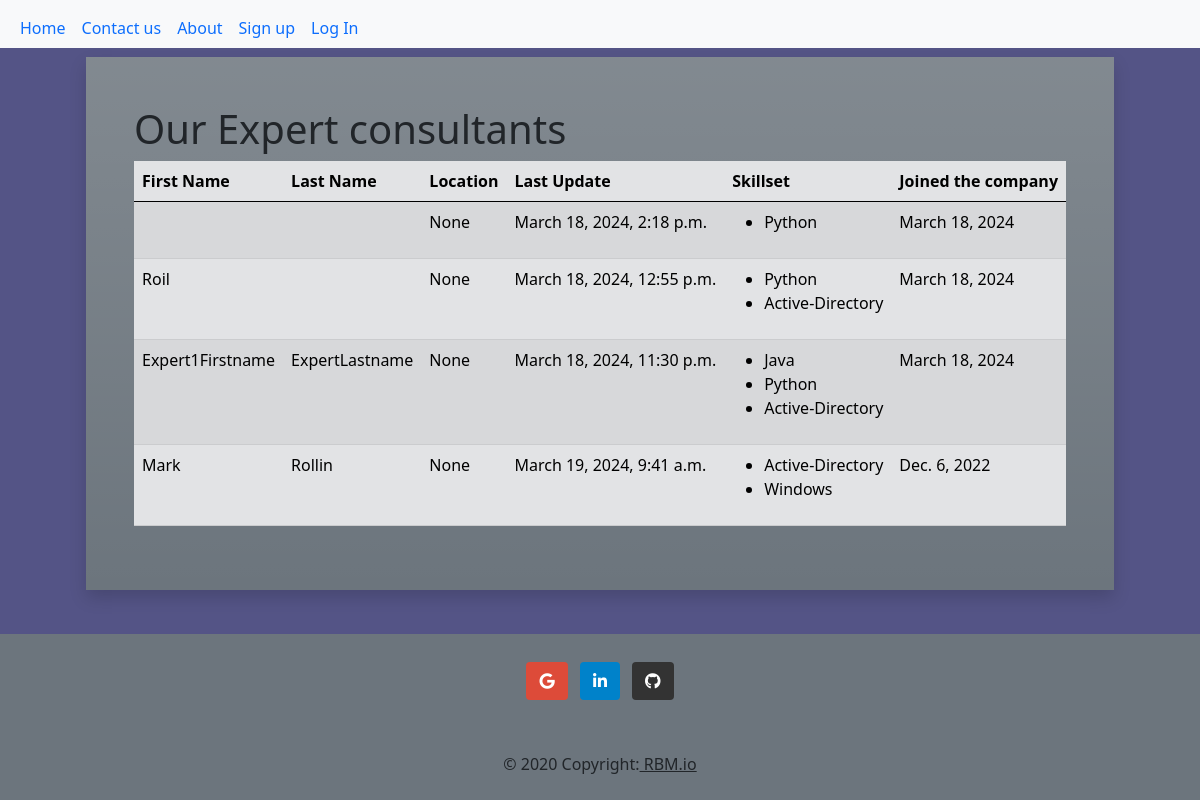
The app's page /user_app/listexpert/ with its own data.
### user_app/models.py (models this page shows, shortened)
class Expert(models.Model):
    user = models.OneToOneField(CustomUser, on_delete=models.CASCADE)
    skills = models.ManyToManyField(Skill, related_name='experts')
    start_date = models.DateField()

class CustomUser(AbstractUser):
    location = models.CharField(max_length=200, null=True, blank=True)
    name = models.CharField(max_length=200, blank=True, null=True)
    is_customer = models.BooleanField(default=False)
    is_expert = models.BooleanField(default=False)
    is_manager = models.BooleanField(default=False)
    created_at = models.DateTimeField(auto_now_add=True)
    updated_at = models.DateTimeField(auto_now=True)

class Skill(models.Model):
    name = models.CharField(max_length=100, null=True, blank=True)
    category = models.CharField(max_length=100, null=True, blank=True)
    level = models.SmallIntegerField()

### user_app/views.py (the view)
# urls.py: path('listexpert/', ExpertListView.as_view(), name='list_expert'),
class ExpertListView(ListView):
    model = Expert
    template_name = 'customer/listexpert.html'
    context_object_name = 'experts'
    paginate_by = 5
    def get_queryset(self):
        queryset = super().get_queryset()
        category = self.request.GET.get('category')
        if category:
            queryset = queryset.filter(skills__category=category)
        return queryset
    def get_context_data(self, **kwargs):
        context = super().get_context_data(**kwargs)
        context['categories'] = Skill.objects.values_list('category', flat=True).distinct()
        return context

### user_app/templates/customer/listexpert.html (shortened to what this page needs)
{% extends 'base.html' %}
{% block content %}
<div class="d-flex align-items-center primary justify-content-center" style="height: 550px;">
    <div class="p-5 m-5 bg-secondary bg-gradient text-black shadow rounded-5">
    <h1>Our Expert consultants</h1>
<table class="table table-dark table-striped">
    <thead>
        <tr class="table-secondary">
            <th>First Name</th>
            <th>Last Name</th>
            <th>Location</th>
            <th>Last Update </th>
            <th>Skillset</th>
            <th>Joined the company</th>
        </tr>
    </thead>
    <tbody>
        {% for expert in experts %}
            <tr class="table-secondary">
                <td>{{ expert.user.first_name }}</td>
                <td>{{ expert.user.last_name }}</td>
                <td>{{ expert.user.location }}</td>
                <td>{{ expert.user.updated_at }}</td>
                <td>
                    <ul>
                        {% for skill in expert.skills.all %}
                            <li>{{ skill.name }}</li>
                        {% endfor %}
                    </ul>
                </td>
                <td>{{ expert.start_date }}</td>
            </tr>
        {% endfor %}
    </tbody>
</table>
{% endblock %}

### user_app/templates/base.html (shortened to what this page needs)
{% load static %}
<!DOCTYPE html>
<html lang="en">
<head>
    <link rel="stylesheet" href="https://cdnjs.cloudflare.com/ajax/libs/font-awesome/5.15.3/css/all.min.css">
    <link href="https://cdn.jsdelivr.net/npm/bootstrap@5.0.1/dist/css/bootstrap.min.css" rel="stylesheet">
    <link rel="stylesheet" href="{% static 'css/style.css' %}">
</head>
<body>
                <div class="navbar navbar-expand-sm bg-light";>
                    <div class="container-fluid border-cont">
                        <ul class="navbar-nav">
                            <li class="nav-item">
                                <a class="nav-link"href="{% url 'home' %}">Home</a>
                            </li>
                            <li class="nav-item">
                                <a class="nav-link" href="#">Contact us</a>
                            </li>
                            <li class="nav-item">
                                <a class="nav-link" href="{% url 'about'%}">About</a>
                            </li>
                    {% if user.is_authenticated %}
                            <li class="nav-item">
                                <a class="nav-link" href="{% url 'confirmlogout'%}">log out</a>
                            </li>
                                <a class="nav-link" href="{% url 'customer_profile'%}">profile</a>
                            <li class="nav-item">
                                <a class="nav-link" href="{% url 'list_expert'%}">Our consultant</a>
                            </li>
                    {% else %}
                            <li class="nav-item">
                                <a class="nav-link" href="{% url 'signup'%}">Sign up</a>
                            </li>
                            <li class="nav-item">
                                <a class="nav-link" href="{% url 'login'%}">Log In</a>
                            </li>
                        {% endif %}
                </div>
            </div>
    <main>
        {% block content %}
        {% endblock content %}
    </main>
    <footer class="bg-secondary container-fluid fixed-bottom text-center">
        <div class="container p-4 pb-0">
            <section class="mb-4 w-100">
                <a class="btn text-white btn-floating m-1" style="background-color: #dd4b39;" href="#!" role="button"><i class="fab fa-google"></i></a>
                <a class="btn text-white btn-floating m-1" style="background-color: #0082ca;" href="#!" role="button"><i class="fab fa-linkedin-in"></i></a>
                <a class="btn text-white btn-floating m-1" style="background-color: #333333;" href="#!" role="button"><i class="fab fa-github"></i></a>
            </section>
        </div>
        <div class="text-center p-4">
            © 2020 Copyright:<a class="text-body" href="RBM.io">&nbsp;RBM.io</a>
        </div>
    </footer>
</body>
</html>

### static/css/style.css (style rules this page uses)
.border-cont { border-bottom: solid radial-gradient(circle, rgb(251, 6, 124) 6%, rgb(95, 87, 252) 8%, rgba(171,171,171,1) 100%) 4px; margin-bottom: -8px; z-index: 2; }

### user_app/templates/base.html (style rules this page uses)
body { background: rgb(84, 84, 134); }

### records on screen
Expert: user.location "None", user.updated_at "March 18, 2024, 2:18 p.m.", start_date "March 18, 2024"
Skill: name "Python"
Expert: user.first_name "Roil", user.location "None", user.updated_at "March 18, 2024, 12:55 p.m.", start_date "March 18, 2024"
Skill: name "Active-Directory"
Expert: user.first_name "Expert1Firstname", user.last_name "ExpertLastname", user.location "None", user.updated_at "March 18, 2024, 11:30 p.m.", start_date "March 18, 2024"
Skill: name "Java"
Expert: user.first_name "Mark", user.last_name "Rollin", user.location "None", user.updated_at "March 19, 2024, 9:41 a.m.", start_date "Dec. 6, 2022"
Skill: name "Windows"
